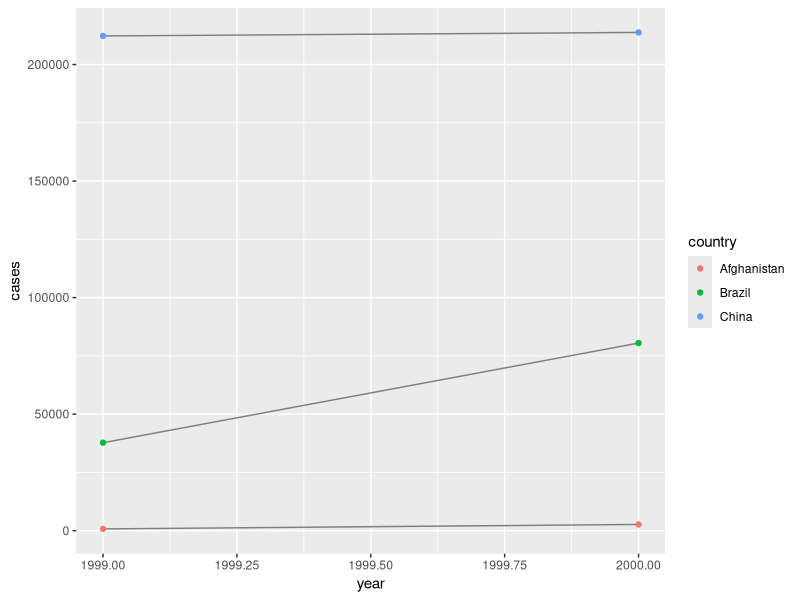
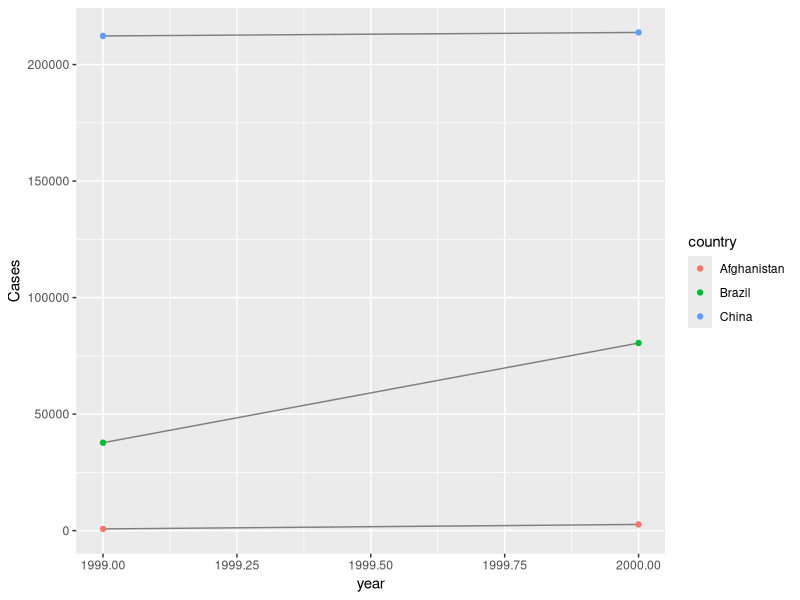

The R source for these figures, in order: (Note: this script raises an error after producing the figures.)
## 12 Tidy Data
### 12.1 Introduction
library(tidyverse)
### 12.2 Tidy data
table1
table2
table3
table4a
table4b

# Compute rate per 10,000
table1 %>% 
  mutate(rate = cases / population * 10000)

table1 %>% 
  count(year, wt = cases)

table1 %>% 
  count(country, wt = cases)

# Visualise changes over time
library(ggplot2)
ggplot(table1, aes(year, cases)) + 
  geom_line(aes(group = country), colour = "grey50") + 
  geom_point(aes(colour = country))

### 12.2.1 Exercises

#### Using prose, describe how the variables and observations are organised in each of the sample tables.

table1

table2

table3

table4a

table4b

table5


#### Compute the rate for table2, and table4a + table4b. You will need to perform four operations:
  
##PART1
####  Extract the number of TB cases per country per year.
cases <- table2 %>%
  filter(type == "cases") %>%
  transmute(cases = count)
####  Extract the matching population per country per year.
population <- table2 %>%
  filter(type == "population") %>%
  transmute(population = count)
####  Divide cases by population, and multiply by 10000.
rate <- cases/population*10000

####  Store back in the appropriate place.
table2 %>%
  filter(type == "cases") %>%
  select(country, year) %>%
  mutate(Cases = unlist(cases)) %>%
  mutate(Population = unlist(population)) %>%
  mutate(rate = unlist(rate))


####  Which representation is easiest to work with? Which is hardest? Why?

#### 3. Recreate the plot showing change in cases over time using table2 instead of table1. What do you need to do first?

table2 %>%
  filter(type == "cases") %>%
  select(country, year) %>%
  mutate(Cases = unlist(cases)) %>%
  mutate(Population = unlist(population)) %>%
  mutate(rate = unlist(rate)) %>%
  ggplot(aes(year, Cases)) + geom_line(aes(group = country), colour = "grey50") + 
  geom_point(aes(colour = country))

#### 12.3 Spreading and gathering

table4a
table4a %>% 
  gather(`1999`, `2000`, key = "year", value = "cases")

table4b %>% 
  gather(`1999`, `2000`, key = "year", value = "population")

tidy4a <- table4a %>% 
  gather(`1999`, `2000`, key = "year", value = "cases")
tidy4b <- table4b %>% 
  gather(`1999`, `2000`, key = "year", value = "population")
left_join(tidy4a, tidy4b)

#### 12.3.2 Spreading

table2
table2 %>%
  spread(key = type, value = count)

spread(table2, key = type, value = count)


#### 12.3.3 Exercises

#### 1. Why are gather() and spread() not perfectly symmetrical?
#### Carefully consider the following example:
  
stocks <- tibble(
    year   = c(2015, 2015, 2016, 2016),
    half  = c(   1,    2,     1,    2),
    return = c(1.88, 0.59, 0.92, 0.17)
  )

stocks
stocks %>% 
  spread(year, return) 

stocks %>% 
  spread(half, return) 

stocks %>% 
  spread(half, return) %>%
  gather(`1`,`2`, key = "half", value = "return")

## Answer: Spread reduces the number of rows by combining variables

#### 2. Why does this code fail?

table4a %>% 
  gather(1999, 2000, key = "year", value = "cases")
#> Error in combine_vars(vars, ind_list): Position must be between 0 and n

table4a

table4a %>% 
  gather(`1999`, `2000`, key = "year", value = "cases")
## Answer: you need to add `` between names

### 4. Why does spreading this tibble fail? How could you add a new column to fix the problem?

people <- tribble(
  ~name,             ~key,    ~value,
  #-----------------|--------|------
  "Phillip Woods",   "age",       45,
  "Phillip Woods",   "height",   186,
  "Phillip Woods",   "age",       50,
  "Jessica Cordero", "age",       37,
  "Jessica Cordero", "height",   156
)

people
people %>%
  spread(key = key, value = value)

## Answer: Error: Duplicate identifiers for rows (1, 3)

people2 <- tribble(
  ~name,             ~key,    ~value,
  #-----------------|--------|------
  "Phillip Woods",   "age",       45,
  "Phillip Woods",   "height",   186,
  "Jessica Cordero", "age",       37,
  "Jessica Cordero", "height",   156
)
people2
people2 %>%
  spread(key = key, value = value)

### Tidy the simple tibble below. Do you need to spread or gather it? What are the variables?

preg <- tribble(
  ~pregnant, ~male, ~female,
  "yes",     NA,    10,
  "no",      20,    12
)
preg
preg %>%
  gather(male,female, key = "gender", value = "cases")
